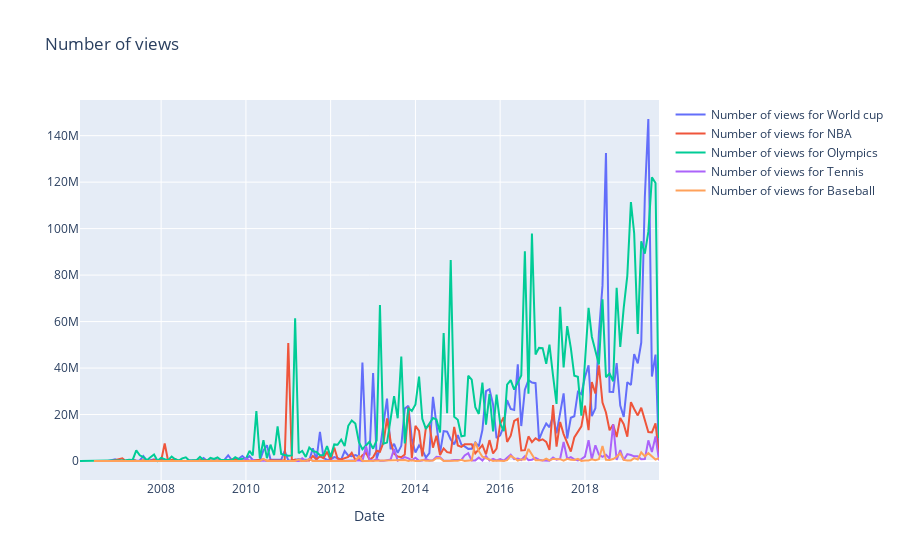

The code cell stored with this chart in its notebook:
### Code cell
plot_all(list_df=list_df, list_titles=list_titles, type='total_views')

### Figure 1 — Plotly figure (JSON) as saved in the notebook; plotly's stock layout.template omitted (floating-point values rounded to 4 significant figures; data arrays with more than 128 entries replaced by an {"elided": "..."} marker saying what was removed)
{"data": [{"name": "Number of views for World cup", "type": "scatter", "x": {"elided": "156 str values"}, "y": {"elided": "156 int values"}}, {"name": "Number of views for NBA", "type": "scatter", "x": {"elided": "154 str values"}, "y": {"elided": "154 int values"}}, {"name": "Number of views for Olympics", "type": "scatter", "x": {"elided": "160 str values"}, "y": {"elided": "160 int values"}}, {"name": "Number of views for Tennis", "type": "scatter", "x": {"elided": "145 str values"}, "y": {"elided": "145 int values"}}, {"name": "Number of views for Baseball", "type": "scatter", "x": {"elided": "147 str values"}, "y": {"elided": "147 int values"}}], "layout": {"title": {"text": "Number of views"}, "xaxis": {"title": {"text": "Date"}}}}
